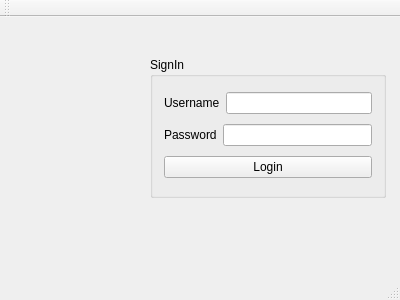
<?xml version="1.0" encoding="UTF-8"?>
<ui version="4.0">
 <class>Fellucid_Login_Widget</class>
 <widget class="QMainWindow" name="Fellucid_Login_Widget">
  <property name="geometry">
   <rect>
    <x>0</x>
    <y>0</y>
    <width>400</width>
    <height>300</height>
   </rect>
  </property>
  <property name="windowTitle">
   <string>Fellucid_Login_Widget</string>
  </property>
  <widget class="QWidget" name="centralWidget">
   <widget class="QGroupBox" name="groupBox">
    <property name="geometry">
     <rect>
      <x>150</x>
      <y>40</y>
      <width>236</width>
      <height>141</height>
     </rect>
    </property>
    <property name="title">
     <string>SignIn</string>
    </property>
    <layout class="QVBoxLayout" name="verticalLayout">
     <item>
      <layout class="QHBoxLayout" name="horizontalLayout">
       <item>
        <widget class="QLabel" name="label">
         <property name="text">
          <string>Username</string>
         </property>
        </widget>
       </item>
       <item>
        <widget class="QLineEdit" name="lineEdit_username"/>
       </item>
      </layout>
     </item>
     <item>
      <layout class="QHBoxLayout" name="horizontalLayout_2">
       <item>
        <widget class="QLabel" name="label_2">
         <property name="text">
          <string>Password</string>
         </property>
        </widget>
       </item>
       <item>
        <widget class="QLineEdit" name="lineEdit_password"/>
       </item>
      </layout>
     </item>
     <item>
      <widget class="QPushButton" name="pushButton_Login">
       <property name="text">
        <string>Login</string>
       </property>
      </widget>
     </item>
    </layout>
   </widget>
   <widget class="QLabel" name="label_pic">
    <property name="geometry">
     <rect>
      <x>20</x>
      <y>50</y>
      <width>111</width>
      <height>121</height>
     </rect>
    </property>
    <property name="text">
     <string/>
    </property>
    <property name="pixmap">
     <pixmap>F:/Fellucid_Logo_Images(Alpha)/fellucid_Login_Smalllog.png</pixmap>
    </property>
   </widget>
  </widget>
  <widget class="QMenuBar" name="menuBar">
   <property name="geometry">
    <rect>
     <x>0</x>
     <y>0</y>
     <width>400</width>
     <height>21</height>
    </rect>
   </property>
  </widget>
  <widget class="QToolBar" name="mainToolBar">
   <attribute name="toolBarArea">
    <enum>TopToolBarArea</enum>
   </attribute>
   <attribute name="toolBarBreak">
    <bool>false</bool>
   </attribute>
  </widget>
  <widget class="QStatusBar" name="statusBar"/>
 </widget>
 <layoutdefault spacing="6" margin="11"/>
 <resources/>
 <connections/>
</ui>
